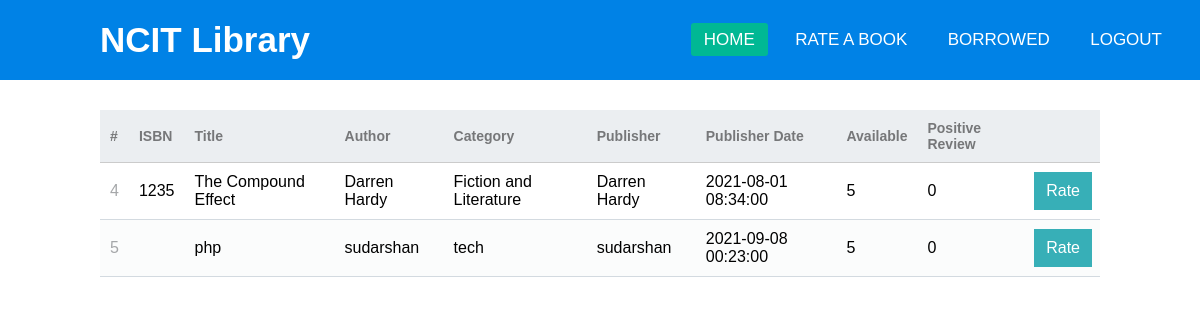
Screenshot of /rating.php (signed in) with the database file from the repository.
### tables this page shows
CREATE TABLE `book` (
  `bid` int(11) NOT NULL,
  `isbn` varchar(255) NOT NULL,
  `title` varchar(255) NOT NULL,
  `author` varchar(255) NOT NULL,
  `publisher` varchar(255) NOT NULL,
  `publish_date` datetime NOT NULL,
  `category` varchar(255) NOT NULL,
  `qty` int(100) NOT NULL,
  `available` int(100) NOT NULL,
  `rate` int(255) NOT NULL
);

### rating.php (the view, shortened to what this page needs)
<?php
$pdo = pdo_connect_mysql();
$stmt = $pdo->prepare('SELECT * FROM book ORDER BY bid');
$stmt->execute();
$books = $stmt->fetchAll(PDO::FETCH_ASSOC);
?>
<!DOCTYPE html>
<html lang="en" dir="ltr">
  <head>
    <link rel="stylesheet" href="css/main.css">
    <link rel="stylesheet" href="css/all.css"/>
  </head>
  <body>
    <nav>
      <label class="logo">NCIT Library</label>
      <ul>
      <li><a class="active" href="home.php">Home</a></li>
        <li><a href="rating.php">Rate a Book</a></li>
        <li><a href="borrowed.php">Borrowed</a></li>
        <li><a href="logout.php">Logout</a></li>
      </ul>
    </nav>
    <div class="content read">
    <table>
        <thead>
            <tr>
                <td>#</td>
                <td>ISBN</td>
                <td>Title</td>
                <td>Author</td>
                <td>Category</td>
                <td>Publisher</td>
                <td>Publisher Date</td>
                <td>Available</td>
                <td>Positive Review</td>
                <td></td>
            </tr>
        </thead>
        <tbody>
            <?php foreach ($books as $book): ?>
            <tr>
                <td><?=$book['bid']?></td>
                <td><?=$book['isbn']?></td>
                <td><?=$book['title']?></td>
                <td><?=$book['author']?></td>
                <td><?=$book['category']?></td>
                <td><?=$book['publisher']?></td>
                <td><?=$book['publish_date']?></td>
                <td><?=$book['available']?></td>
                <td><?=$book['rate']?></td>
                <td class="actions">
                    <a href="rating_book.php?id=<?=$book['bid']?>" class="edit"> Rate</a>
                </td>
            </tr>
            <?php endforeach; ?>
        </tbody>
    </table>
    </div>
  </body>
</html>

### css/main.css (style rules this page uses)
* { padding: 0; margin: 0; text-decoration: none; list-style: none; box-sizing: border-box; }
body { font-family: "Josefin Sans", sans-serif; }
nav { background: #0082e6; height: 80px; width: 100%; }
label.logo { color: white; font-size: 35px; line-height: 80px; padding: 0 100px; font-weight: bold; }
nav ul { float: right; margin-right: 20px; }
nav ul li { display: inline-block; line-height: 80px; margin: 0 5px; }
nav ul li a { color: white; font-size: 17px; padding: 7px 13px; border-radius: 3px; text-transform: uppercase; }
a.active,a:hover { background: #00b894; transition: .5s; }
table { width: 50%; margin: 30px auto; border-collapse: collapse; text-align: left; }
tr { border-bottom: 1px solid #cbcbcb; }
th, td { border: none; height: 30px; padding: 2px; }
.content { width: 1000px; margin: 0 auto; }
.read table { width: 100%; padding-top: 30px; border-collapse: collapse; }
.read table thead { background-color: #ebeef1; border-bottom: 1px solid #d3dae0; }
.read table thead td { padding: 10px; font-weight: bold; color: #767779; font-size: 14px; }
.read table tbody tr { border-bottom: 1px solid #d3dae0; }
.read table tbody tr:nth-child(even) { background-color: #fbfcfc; }
.read table tbody tr td { padding: 10px; }
.read table tbody tr td:nth-child(1) { color: #a5a7a9; }
.read table tbody tr td.actions { padding: 8px; text-align: right; }
.read table tbody tr td.actions .edit, .read table tbody tr td.actions .trash { display: inline-flex; text-align: right; text-decoration: none; color: #FFFFFF; padding: 10px 12px; }
.read table tbody tr td.actions .edit { background-color: #37afb7; }

### rows the page displays
book: bid "4", isbn "1235", title "The Compound Effect", author "Darren Hardy", category "Fiction and Literature", publisher "Darren Hardy", publish_date "2021-08-01 08:34:00", available "5", rate "0"
book: bid "5", title "php", author "sudarshan", category "tech", publisher "sudarshan", publish_date "2021-09-08 00:23:00", available "5", rate "0"
